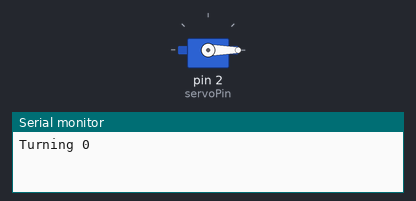
A sketch run on a simulated Arduino Uno, built with avr-gcc and run on an emulated ATmega328P. Parts: servo, the last lines printed to the serial monitor.

Above: at 0.05 s.
At 7.45 s:
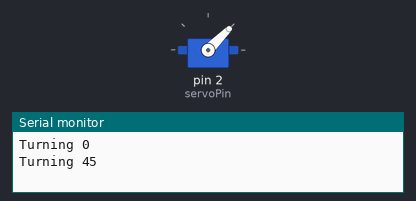
At 14.95 s:
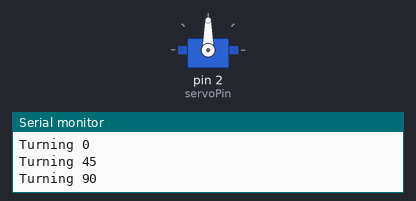
Timing chart, 0 to 32.5 s (numbered marks = the images above):
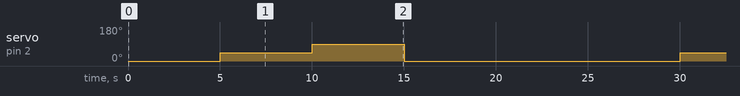

The sketch:

main.ino.ino
```cpp
#include <Servo.h>
#define servoPin 2
/*
 * d0 = 16
 * d1 = 5
 * d2 = 4
 * d3 = 0
 * d4 = 2
 */

int servoAngle = 0;   // servo position in degrees
Servo servo;


void setup() {
  // put your setup code here, to run once:
  //pinMODE(servoPin, OUTPUT);
  servo.attach(servoPin);
  Serial.begin(115200);         // Start the Serial communication to send messages to the computer
}

void loop() {
  // put your main code here, to run repeatedly:
  Serial.println("Turning 0");
  servo.write(0);      // Turn SG90 servo Left to 45 degrees
  delay(5000);          // Wait 1 second
  Serial.println("Turning 45");
  servo.write(45);      // Turn SG90 servo back to 90 degrees (center position)
  delay(5000);          // Wait 1 second
  Serial.println("Turning 90");
  servo.write(90);     // Turn SG90 servo Right to 135 degrees
  delay(5000);          // Wait 1 second
  Serial.println("Turning 0");
  servo.write(0);      // Turn SG90 servo back to 90 degrees (center position)
  delay(10000);
}
```

Measured:
- by itself, servo on pin 2 (servoPin): repeats every 25.0 s: 90° 5.0 s, 0° 15.0 s, 45° 5.0 s
